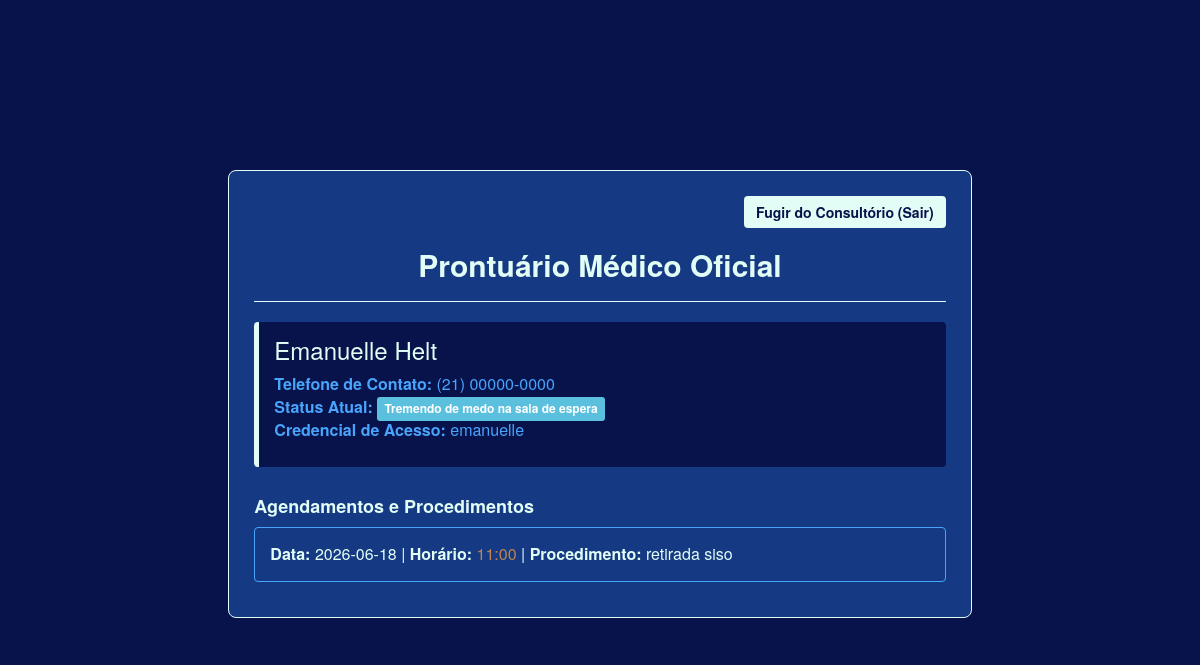
The page /paciente (signed in) on the database its author committed.
### tables this page shows
CREATE TABLE pacientes_secretaria (
                        id INTEGER PRIMARY KEY AUTOINCREMENT,
                        nome TEXT NOT NULL,
                        telefone TEXT NOT NULL,
                        status TEXT NOT NULL,
                        usuario_login TEXT UNIQUE);

CREATE TABLE fila_medico (
                        id INTEGER PRIMARY KEY AUTOINCREMENT,
                        nome TEXT NOT NULL,
                        procedimento TEXT NOT NULL,
                        data TEXT NOT NULL,
                        horario TEXT NOT NULL,
                        dentista_login TEXT NOT NULL);

### app.py (the view)
@app.route('/paciente')
def ficha_paciente():
    if 'usuario' not in session: return redirect(url_for('login'))
    usuario_logado = session['usuario']
    conn = conectar_banco()
    paciente_db = conn.execute('SELECT * FROM pacientes_secretaria WHERE usuario_login = ?', (usuario_logado,)).fetchone()
    if not paciente_db:
        conn.close()
        return redirect(url_for('login'))
    consultas_db = conn.execute('SELECT procedimento, data, horario FROM fila_medico WHERE nome = ?', (paciente_db['nome'],)).fetchall()
    conn.close()
    return render_template('paciente_ficha.html', paciente=paciente_db, consultas=consultas_db)

### app.py (called while the page is built)
def conectar_banco():
    conn = sqlite3.connect(ARQUIVO_BANCO)
    conn.row_factory = sqlite3.Row
    return conn

### templates/paciente_ficha.html (shortened to what this page needs)
<!DOCTYPE html>
<html lang="pt-BR">
<head>
    <link rel="stylesheet" href="https://stackpath.bootstrapcdn.com/bootstrap/3.4.1/css/bootstrap.min.css">
    <link rel="stylesheet" href="{{ url_for('static', filename='css/style.css') }}">
</head>
<body>
    <div class="container dashboard-container">
        <div class="row">
            <div class="col-md-8 col-md-offset-2">
                <div class="main-panel">
                    <div class="text-right mb-3" style="margin-bottom: 20px;">
                        <a href="{{ url_for('login') }}" class="btn btn-ouro">Fugir do Consultório (Sair)</a>
                    </div>
                    <h2 class="text-ouro text-center" style="margin-top: 0;">Prontuário Médico Oficial</h2>
                    <hr style="border-color: #e2fdf6;">
                    <div class="card-paciente">
                        <h3 style="color: #e2fdf6; margin-top: 0;">{{ paciente.nome }}</h3>
                        <p style="color: #49a4fc; font-size: 16px;">
                            <strong>Telefone de Contato:</strong> {{ paciente.telefone }}<br>
                            <strong>Status Atual:</strong> <span class="label label-info">{{ paciente.status }}</span><br>
                            <strong>Credencial de Acesso:</strong> {{ paciente.usuario_login }}
                        </p>
                    </div>
                    <h4 class="text-ouro" style="margin-top: 30px;">Agendamentos e Procedimentos</h4>
                    {% if consultas %}
                        {% for consulta in consultas %}
                        <div style="background-color: #153a83; border: 1px solid #49a4fc; padding: 15px; border-radius: 4px; margin-bottom: 10px;">
                            <p style="color: #e2fdf6; margin: 0; font-size: 16px;">
                                <strong>Data:</strong> {{ consulta.data }} |
                                <strong>Horário:</strong> <span style="color: #be834e;">{{ consulta.horario }}</span> |
                                <strong>Procedimento:</strong> {{ consulta.procedimento }}
                            </p>
                        </div>
                        {% endfor %}
                    {% else %}
                        <div style="background-color: #08134b; border: 1px dashed #e2fdf6; padding: 15px; border-radius: 4px;">
                            <p style="color: #49a4fc; margin: 0; text-align: center;">Nenhum procedimento agendado no momento.</p>
                        </div>
                    {% endif %}
                </div>
            </div>
        </div>
    </div>
</body>
</html>

### static/css/style.css (style rules this page uses)
body { padding-top: 100px; background-color: #08134b; color: #e2fdf6; }
h2 { color: #e2fdf6; font-weight: bold; }
.dashboard-container { margin-top: 50px; padding: 20px; }
.main-panel { background-color: #153a83; border-radius: 8px; padding: 25px; border: 1px solid #e2fdf6; }
.card-paciente { background-color: #08134b; border-left: 5px solid #e2fdf6; margin-bottom: 15px; padding: 15px; border-radius: 4px; }
.text-ouro { color: #e2fdf6 !important; font-weight: bold; }
.btn-ouro { background-color: #e2fdf6; color: #08134b; font-weight: bold; border: none; }

### rows shown on the page
pacientes_secretaria: nome "Emanuelle Helt", telefone "(21) 00000-0000", status "Tremendo de medo na sala de espera", usuario_login "emanuelle"
fila_medico: data "2026-06-18", horario "11:00", procedimento "retirada siso"
